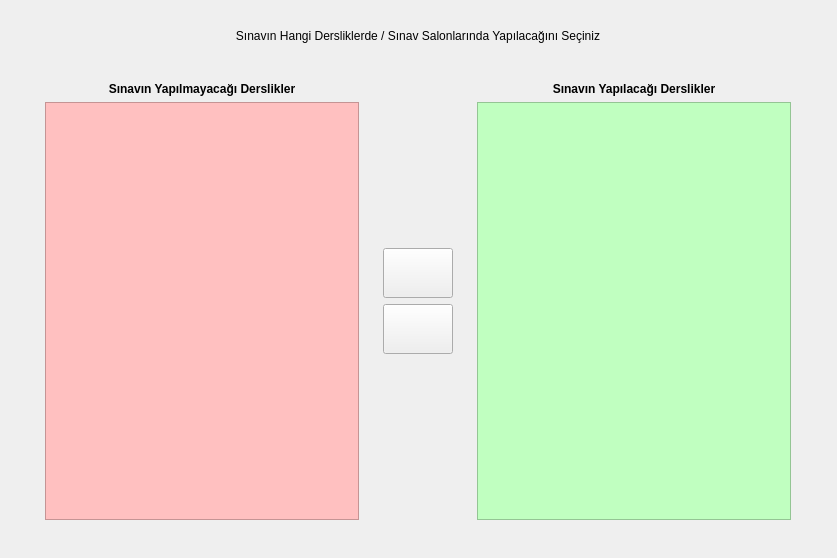
<?xml version="1.0" encoding="UTF-8"?>
<ui version="4.0">
 <class>ikoOSKAR::UI::NSHallPickerUi</class>
 <widget class="QWidget" name="ikoOSKAR::UI::NSHallPickerUi">
  <property name="geometry">
   <rect>
    <x>0</x>
    <y>0</y>
    <width>837</width>
    <height>558</height>
   </rect>
  </property>
  <property name="windowTitle">
   <string>Form</string>
  </property>
  <layout class="QHBoxLayout" name="horizontalLayout">
   <item>
    <widget class="QFrame" name="frame">
     <property name="maximumSize">
      <size>
       <width>800</width>
       <height>16777215</height>
      </size>
     </property>
     <property name="frameShape">
      <enum>QFrame::NoFrame</enum>
     </property>
     <property name="frameShadow">
      <enum>QFrame::Raised</enum>
     </property>
     <layout class="QVBoxLayout" name="verticalLayout">
      <item>
       <widget class="QFrame" name="frmHeader">
        <property name="frameShape">
         <enum>QFrame::NoFrame</enum>
        </property>
        <property name="frameShadow">
         <enum>QFrame::Raised</enum>
        </property>
        <layout class="QVBoxLayout" name="verticalLayout_2">
         <item>
          <widget class="QLabel" name="lblHeader">
           <property name="maximumSize">
            <size>
             <width>16777215</width>
             <height>30</height>
            </size>
           </property>
           <property name="text">
            <string>Sınavın Hangi Dersliklerde / Sınav Salonlarında Yapılacağını Seçiniz</string>
           </property>
           <property name="alignment">
            <set>Qt::AlignCenter</set>
           </property>
          </widget>
         </item>
         <item>
          <widget class="QWidget" name="wdFiller" native="true"/>
         </item>
        </layout>
       </widget>
      </item>
      <item>
       <widget class="QFrame" name="frmForm">
        <property name="frameShape">
         <enum>QFrame::NoFrame</enum>
        </property>
        <property name="lineWidth">
         <number>0</number>
        </property>
        <layout class="QHBoxLayout" name="horizontalLayout_2">
         <item>
          <widget class="QFrame" name="frame_2">
           <property name="frameShape">
            <enum>QFrame::NoFrame</enum>
           </property>
           <property name="frameShadow">
            <enum>QFrame::Raised</enum>
           </property>
           <layout class="QVBoxLayout" name="verticalLayout_3">
            <item>
             <widget class="QLabel" name="label">
              <property name="styleSheet">
               <string notr="true">font-weight: 800;</string>
              </property>
              <property name="text">
               <string>Sınavın Yapılmayacağı Derslikler</string>
              </property>
              <property name="alignment">
               <set>Qt::AlignCenter</set>
              </property>
             </widget>
            </item>
            <item>
             <widget class="QListView" name="lsExcluded">
              <property name="styleSheet">
               <string notr="true">background: #FFC0C0</string>
              </property>
              <property name="editTriggers">
               <set>QAbstractItemView::NoEditTriggers</set>
              </property>
              <property name="selectionMode">
               <enum>QAbstractItemView::MultiSelection</enum>
              </property>
             </widget>
            </item>
           </layout>
          </widget>
         </item>
         <item>
          <widget class="QFrame" name="frame_3">
           <property name="frameShape">
            <enum>QFrame::NoFrame</enum>
           </property>
           <property name="frameShadow">
            <enum>QFrame::Raised</enum>
           </property>
           <layout class="QVBoxLayout" name="verticalLayout_5">
            <item>
             <spacer name="verticalSpacer">
              <property name="orientation">
               <enum>Qt::Vertical</enum>
              </property>
              <property name="sizeHint" stdset="0">
               <size>
                <width>20</width>
                <height>40</height>
               </size>
              </property>
             </spacer>
            </item>
            <item>
             <widget class="QPushButton" name="btnAddHall">
              <property name="minimumSize">
               <size>
                <width>70</width>
                <height>50</height>
               </size>
              </property>
              <property name="maximumSize">
               <size>
                <width>70</width>
                <height>16777215</height>
               </size>
              </property>
              <property name="text">
               <string/>
              </property>
              <property name="flat">
               <bool>false</bool>
              </property>
             </widget>
            </item>
            <item>
             <widget class="QPushButton" name="btnRmHall">
              <property name="minimumSize">
               <size>
                <width>70</width>
                <height>50</height>
               </size>
              </property>
              <property name="maximumSize">
               <size>
                <width>70</width>
                <height>16777215</height>
               </size>
              </property>
              <property name="text">
               <string/>
              </property>
              <property name="flat">
               <bool>false</bool>
              </property>
             </widget>
            </item>
            <item>
             <spacer name="verticalSpacer_2">
              <property name="orientation">
               <enum>Qt::Vertical</enum>
              </property>
              <property name="sizeHint" stdset="0">
               <size>
                <width>20</width>
                <height>40</height>
               </size>
              </property>
             </spacer>
            </item>
           </layout>
          </widget>
         </item>
         <item>
          <widget class="QFrame" name="frame_4">
           <property name="frameShape">
            <enum>QFrame::NoFrame</enum>
           </property>
           <property name="frameShadow">
            <enum>QFrame::Raised</enum>
           </property>
           <layout class="QVBoxLayout" name="verticalLayout_4">
            <item>
             <widget class="QLabel" name="label_2">
              <property name="styleSheet">
               <string notr="true">font-weight: 800;</string>
              </property>
              <property name="text">
               <string>Sınavın Yapılacağı Derslikler</string>
              </property>
              <property name="alignment">
               <set>Qt::AlignCenter</set>
              </property>
             </widget>
            </item>
            <item>
             <widget class="QListView" name="lsIncluded">
              <property name="styleSheet">
               <string notr="true">background: #C0FFC0</string>
              </property>
              <property name="editTriggers">
               <set>QAbstractItemView::NoEditTriggers</set>
              </property>
              <property name="selectionMode">
               <enum>QAbstractItemView::MultiSelection</enum>
              </property>
             </widget>
            </item>
           </layout>
          </widget>
         </item>
        </layout>
       </widget>
      </item>
     </layout>
    </widget>
   </item>
  </layout>
 </widget>
 <resources/>
 <connections/>
</ui>
